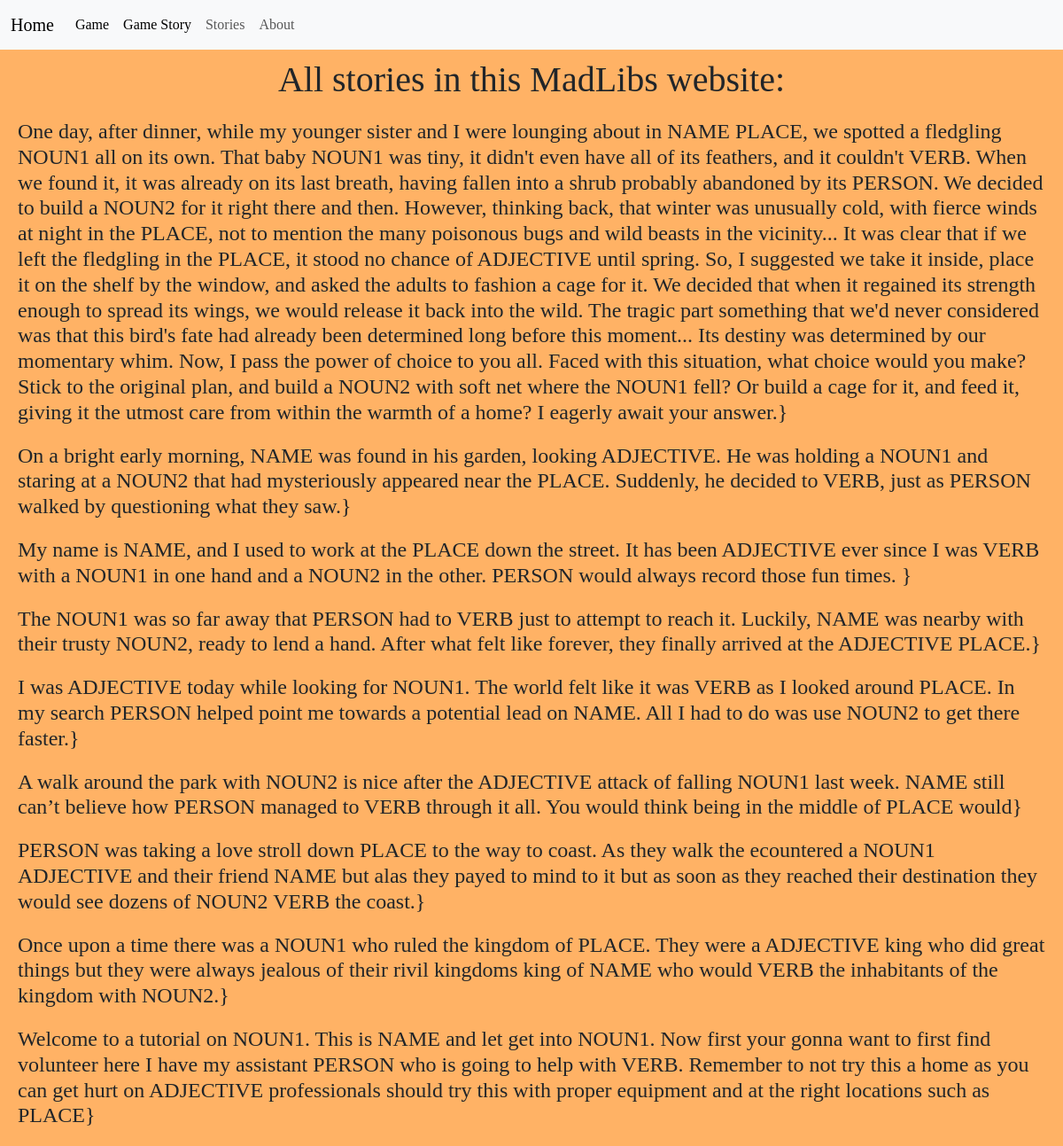
The app's page /Stories/ with its own data.
### MadLibs/models.py (models this page shows, shortened)
class Story(models.Model):
    tellStory = models.TextField()

### MadLibs/views.py (the view)
# urls.py: path('Stories/', views.Stories, name='Stories'),
def Stories(request):
    context = {}
    stories = Story.objects.all()
    context['stories'] = stories
    return render(request, 'MadLibs/storiesPage.html', context)

### MadLibs/Templates/MadLibs/storiesPage.html (shortened to what this page needs)
{% include 'MadLibs/Header.html' %}
{% load static %}
<link rel="stylesheet" href="{% static 'cssStyles/websiteCSS.css' %}">
<!DOCTYPE html>
<html lang="en">
<head>
    <h1 style="text-align: center; margin: 10px" >All stories in this MadLibs website:</h1>
</head>
<body>
    {% for x in stories %}
        <h4 style="margin: 20px">{{ x.tellStory }}}</h4>
    {% endfor %}
</body>
</html>

### MadLibs/Templates/MadLibs/Header.html (shortened to what this page needs)
<!DOCTYPE html>
<html lang="en">
<head>
    <link href="https://cdn.jsdelivr.net/npm/bootstrap@5.3.8/dist/css/bootstrap.min.css" rel="stylesheet">
    <nav class="navbar navbar-expand-lg bg-body-tertiary">
      <div class="container-fluid">
        <a class="navbar-brand" href="/">Home</a>
        <div class="collapse navbar-collapse" id="navbarNav">
          <ul class="navbar-nav">
            <li class="nav-item">
              <a class="nav-link active" aria-current="page" href="/Game/">Game</a>
            </li>
              <li class="nav-item">
              <a class="nav-link active" aria-current="page" href="/GameResults/">Game Story</a>
            </li>
            <li class="nav-item">
              <a class="nav-link" href="/Stories/">Stories</a>
            </li>
            <li class="nav-item">
              <a class="nav-link" href="/About/">About</a>
            </li>
          </ul>
        </div>
      </div>
    </nav>
</head>
<body>
</body>
</html>

### MadLibs/Static/cssStyles/websiteCSS.css (style rules this page uses)
body { background-color: #ffb265; font-family: Impact; }

### records on screen
Story: tellStory "One day, after dinner, while my younger sister and I were lounging about in NAME PLACE, we spotted a fledgling NOUN1 all on its own. That baby NOUN1 was tiny, it didn't even have all of its feathers, and it couldn't VERB. When we found it, it was already on its last breath, having fallen into a shrub probably abandoned by its PERSON. We decided to build a NOUN2 for it right there and then. However, thinking back, that winter was unusually cold, with fierce winds at night in the PLACE, not to mention the many poisonous bugs and wild beasts in the vicinity... It was clear that if we left the fledgling in the PLACE, it stood no chance of ADJECTIVE until spring. So, I suggested we take it…"
Story: tellStory "On a bright early morning, NAME was found in his garden, looking ADJECTIVE. He was holding a NOUN1 and staring at a NOUN2 that had mysteriously appeared near the PLACE. Suddenly, he decided to VERB, just as PERSON walked by questioning what they saw."
Story: tellStory "My name is NAME, and I used to work at the PLACE down the street. It has been ADJECTIVE ever since I was VERB with a NOUN1 in one hand and a NOUN2 in the other. PERSON would always record those fun times."
Story: tellStory "The NOUN1 was so far away that PERSON had to VERB just to attempt to reach it. Luckily, NAME was nearby with their trusty NOUN2, ready to lend a hand. After what felt like forever, they finally arrived at the ADJECTIVE PLACE."
Story: tellStory "I was ADJECTIVE today while looking for NOUN1. The world felt like it was VERB as I looked around PLACE. In my search PERSON helped point me towards a potential lead on NAME. All I had to do was use NOUN2 to get there faster."
Story: tellStory "A walk around the park with NOUN2 is nice after the ADJECTIVE attack of falling NOUN1 last week. NAME still can’t believe how PERSON managed to VERB through it all. You would think being in the middle of PLACE would"
Story: tellStory "PERSON was taking a love stroll down PLACE to the way to coast. As they walk the ecountered a NOUN1 ADJECTIVE and their friend NAME but alas they payed to mind to it but as soon as they reached their destination they would see dozens of NOUN2 VERB the coast."
Story: tellStory "Once upon a time there was a NOUN1 who ruled the kingdom of PLACE. They were a ADJECTIVE king who did great things but they were always jealous of their rivil kingdoms king of NAME who would VERB the inhabitants of the kingdom with NOUN2."
Story: tellStory "Welcome to a tutorial on NOUN1. This is NAME and let get into NOUN1. Now first your gonna want to first find volunteer here I have my assistant PERSON who is going to help with VERB. Remember to not try this a home as you can get hurt on ADJECTIVE professionals should try this with proper equipment and at the right locations such as PLACE"
